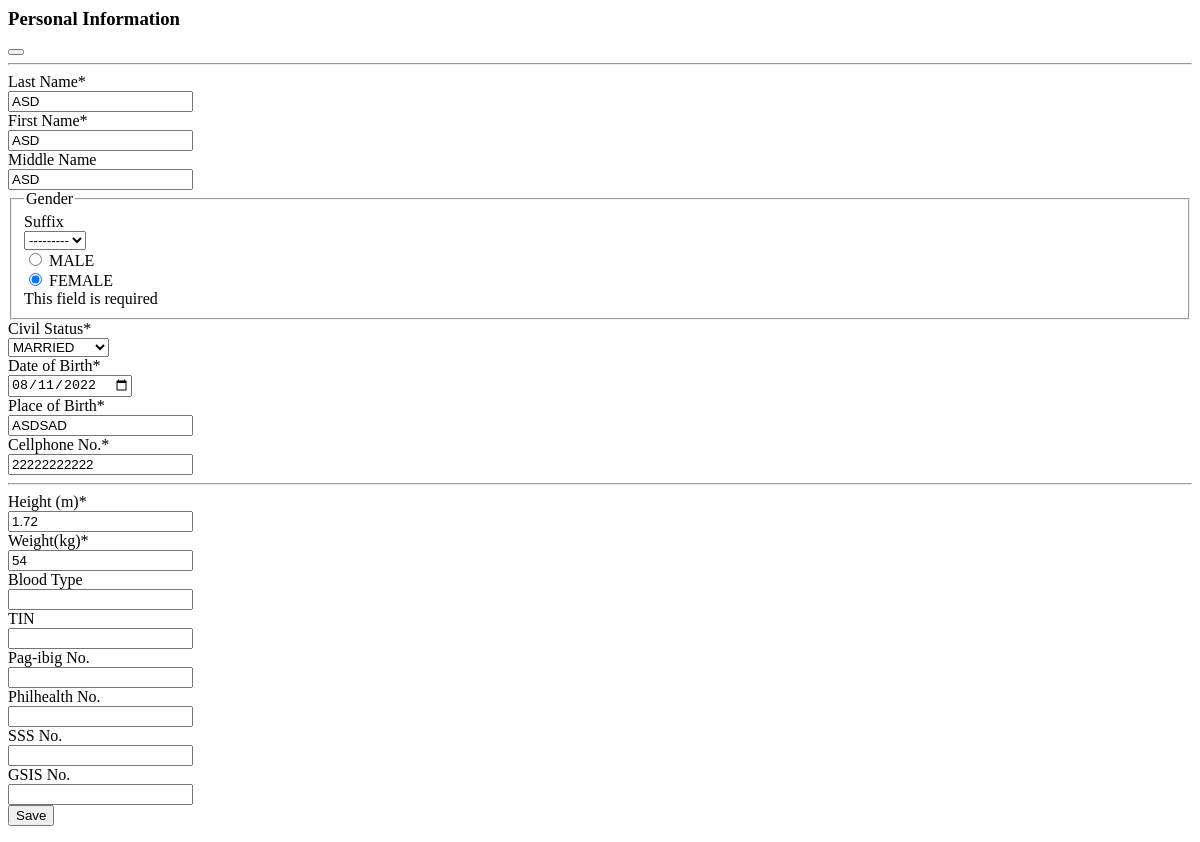
Before: /personal-info/ (signed in) with the older database file.
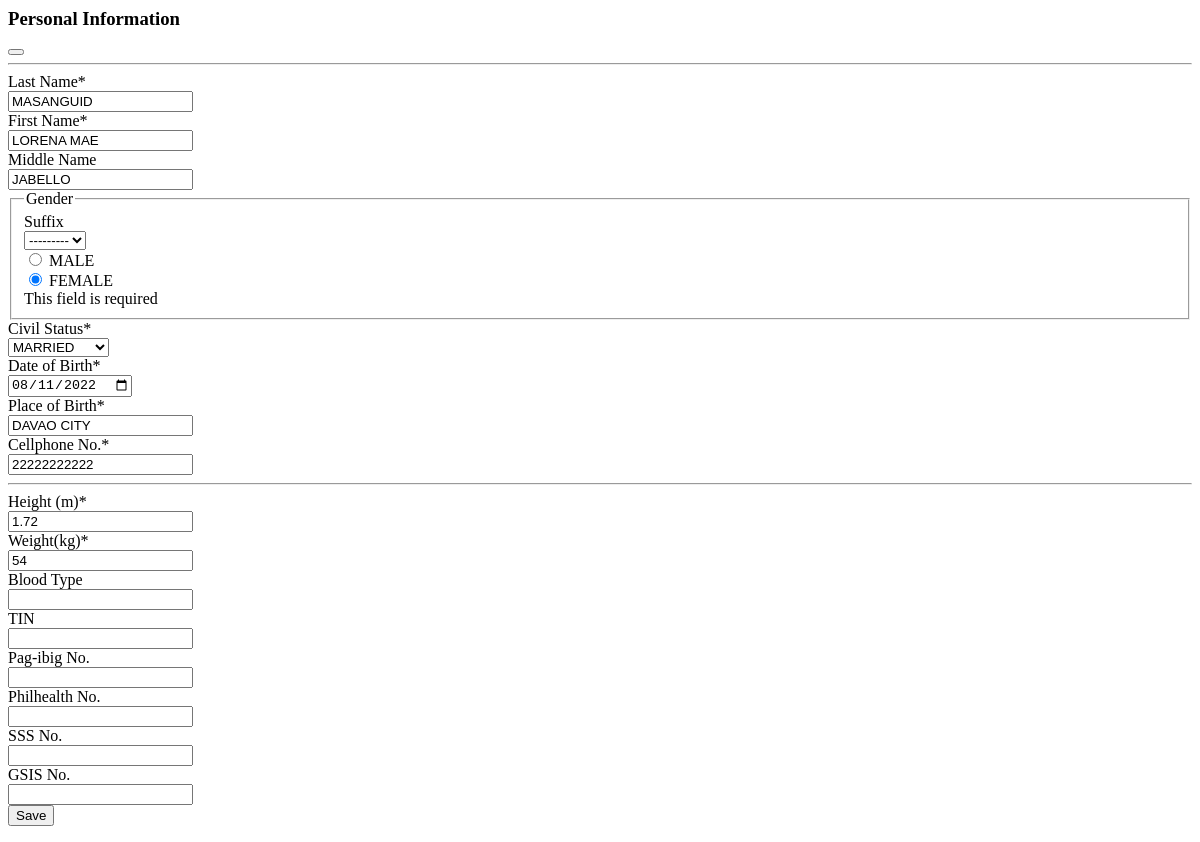
After: the same page with the newer database file.
### rma/models.py (models this page shows, shortened)
class PersonalInfo(models.Model):
    user = models.OneToOneField(User, on_delete=models.CASCADE)
    last_name = Uppercase('Last name',max_length=200)
    first_name = Uppercase('First name',max_length=200)
    middle_name = Uppercase('Middle name',max_length=200, blank=True)
    suffix = Uppercase('Suffix',max_length=3, null=False, blank=True, choices=SUFFIX)
    gender =  Uppercase('Gender',max_length=6, choices=GENDER)
    civil_status = models.CharField('Civil status',max_length=9, choices=CIVIL_STATUS)
    date_of_birth = models.DateField()
    place_of_birth = Uppercase('Place of birth',max_length=200)
    cellphone_no  = models.CharField('Cellphone Number', max_length=11)
    height = models.DecimalField('Height (m)', max_digits=3, decimal_places=2)
    weight = models.CharField('Weight (kg)', max_length=3)
    blood_type = Uppercase('Blood type',max_length=3, blank=True)
    tin = models.CharField('TIN', max_length=11, blank=True)
    pag_ibig = models.CharField('Pag-ibig No.', max_length=20, blank=True)
    philhealth = models.CharField('Philhealth No.', max_length=14, blank=True)
    sss = models.CharField('SSS No.', max_length=12, blank=True)
    gsis = models.CharField('GSIS/BP No.', max_length=15, blank=True)
    class Meta:
        verbose_name_plural = "Personal Information"

### rma/views.py (the view)
# urls.py: path('personal-info/', views.personal_info, name='personal-info'),
@login_required()
def personal_info(request):
    try:
        obj = request.user.personalinfo
    except ObjectDoesNotExist:
        obj = PersonalInfo(user=request.user)
    if request.method == 'POST':
        form = PersonalInfoForm(request.POST, instance=obj)
        if form.is_valid():
            form.save()
            return HttpResponse(status=204, headers={'HX-Trigger': 'personal_info'})
    else:
        form = PersonalInfoForm(instance=obj)
    return render(request, 'modals/personal_info_modal.html',{'form':form})

### rma/forms.py
class PersonalInfoForm(forms.ModelForm):
    user = forms.CharField(widget=forms.TextInput(attrs={'type':'hidden'}))
    gender = forms.CharField(required=True, widget=forms.RadioSelect(choices=GENDER),)
    cellphone_no = forms.CharField(
        min_length=11,
        max_length=11,
        validators=[RegexValidator(r'^[0-9]*$', message="Only number is allowed")],
        widget=forms.TextInput(attrs={'data-mask':'0000-0000000','autocomplete':'off'}),
    )
    height = forms.DecimalField(
        max_digits=3,
        decimal_places=2,
        widget=forms.NumberInput(attrs={'placeholder':'(e.g. 1.72)'}),
    )
    weight = forms.CharField(
        max_length=3,
        min_length=2,
        validators=[RegexValidator(r'^[0-9]*$', message="Only number is allowed")],
    )
    class Meta:
        model = PersonalInfo
        fields = '__all__'

### templates/modals/personal_info_modal.html (shortened to what the changed rows need)
{% load widget_tweaks %}
{% with WIDGET_ERROR_CLASS='is-invalid' %}
    <form hx-post="{{ request.path }}" hx-headers='{"X-CSRFToken":"{{ csrf_token }}"}' class="modal-content" novalidate>
        <div class="modal-body">
            <div class="row mb-3">
                <div class="col-sm-10">
                    {% render_field form.last_name type="text" class="form-control text-uppercase" %}
                </div>
            </div>
            <div class="row mb-3">
                <div class="col-sm-10">
                    {% render_field form.first_name type="text" class="form-control text-uppercase" %}
                </div>
            </div>
            <div class="row mb-3">
                <div class="col-sm-10">
                    {% render_field form.middle_name type="text" class="form-control text-uppercase" %}
                </div>
            </div>
            <fieldset class="row mb-3">
                <div class="col-sm-4">
                    {% render_field form.suffix type="text" class="form-select" %}
                </div>
                <div class="col-sm-4">
                    <div class="form-check">
                        {% render_field form.gender %}
                    </div>
                </div>
            </fieldset>
            <div class="row mb-3">
                <div class="col-sm-4">
                    {% render_field form.civil_status type="text" class="form-select" %}
                </div>
                <div class="col-sm-4">
                    {% render_field form.date_of_birth type="date" class="form-control" %}
                </div>
            </div>
            <div class="row mb-3">
                <div class="col-sm-4">
                    {% render_field form.place_of_birth type="text" class="form-control text-uppercase" %}
                </div>
                <div class="col-sm-4">
                    {% render_field form.cellphone_no type="text" class="form-control" %}
                </div>
            </div>
            <div class="row mb-3">
                <div class="col-sm-4">
                    {% render_field form.height type="text" class="form-control" %}
                </div>
                <div class="col-sm-4">
                    {% render_field form.weight type="text" class="form-control" %}
                </div>
            </div>
            <div class="row mb-3">
                <div class="col-sm-4">
                    {% render_field form.blood_type type="text" class="form-control text-uppercase" %}
                </div>
                <div class="col-sm-4">
                    {% render_field form.tin type="text" class="form-control" %}
                </div>
            </div>
            <div class="row mb-3">
                <div class="col-sm-4">
                    {% render_field form.pag_ibig type="text" class="form-control" %}
                </div>
                <div class="col-sm-4">
                    {% render_field form.philhealth type="text" class="form-control" %}
                </div>
            </div>
            <div class="row mb-3">
                <div class="col-sm-4">
                    {% render_field form.sss type="text" class="form-control" %}
                </div>
                <div class="col-sm-4">
                    {% render_field form.gsis type="text" class="form-control" %}
                </div>
            </div>
        </div>
    </form>
{% endwith %}

Changed rows visible on the page:
changed PersonalInfo "☐ MALE ☑ FEMALE": last_name "ASD" → "MASANGUID"; first_name "ASD" → "LORENA MAE"; middle_name "ASD" → "JABELLO"; place_of_birth "ASDSAD" → "DAVAO CITY"
